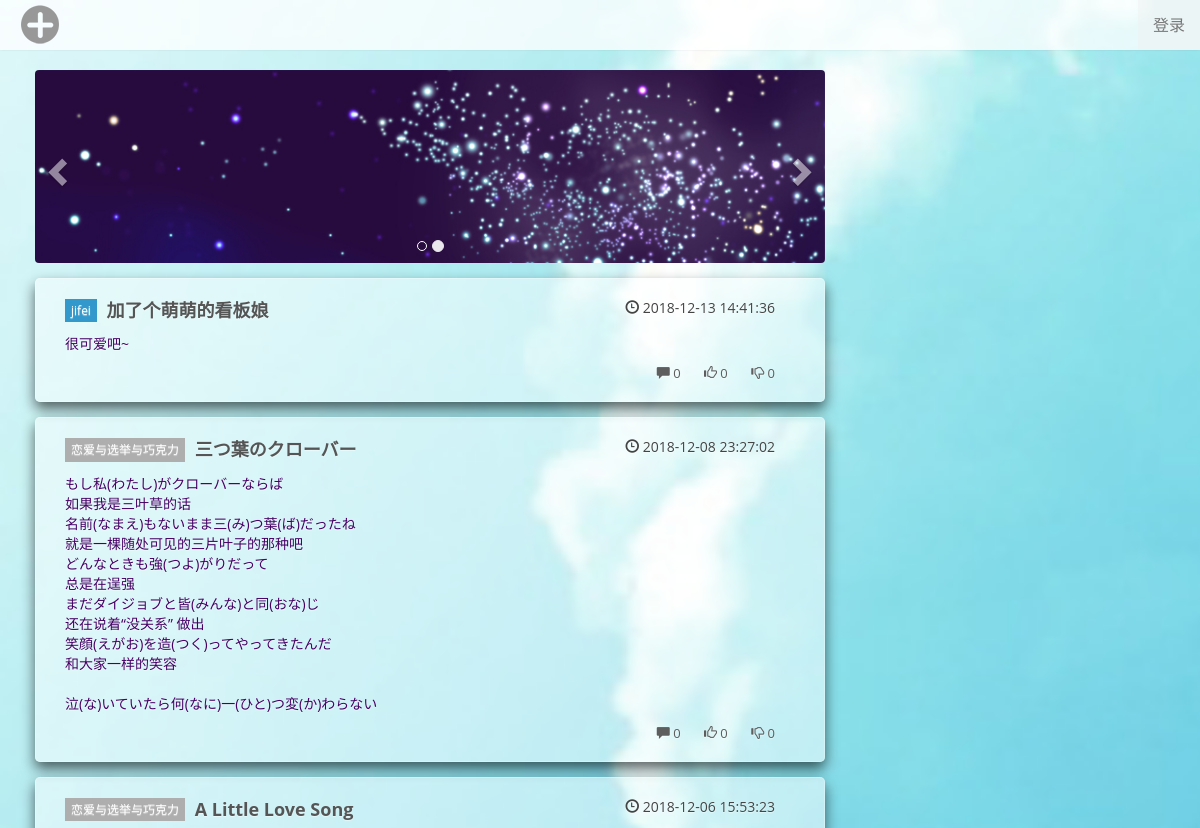
/all/ (upper part), run on an earlier commit of the app's database.
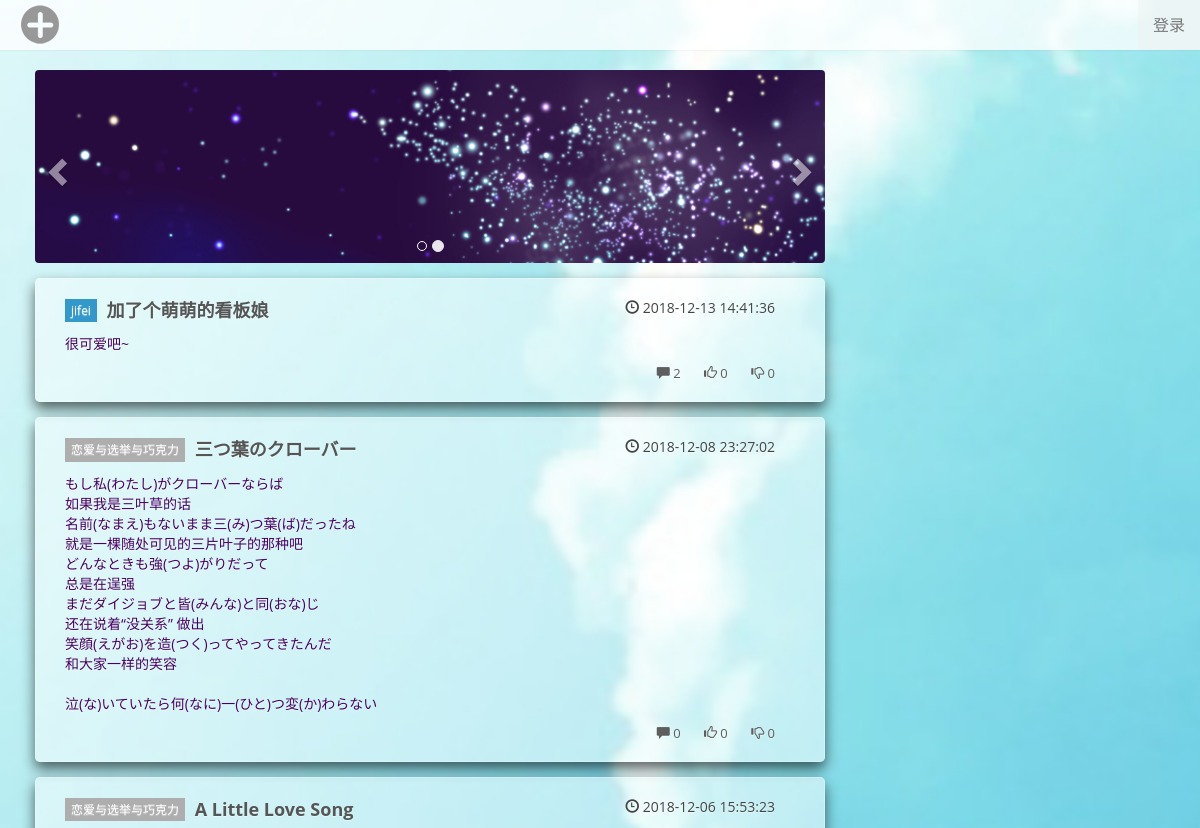
And on a later commit of the database.
### Post/models.py (models this page shows, shortened)
class Post(models.Model):
    postId=models.AutoField(primary_key=True)
    userId=models.ForeignKey(to="User.User",to_field="userId",on_delete=models.CASCADE)
    crTime=models.IntegerField()
    head=models.CharField(max_length=20)
    content=models.CharField(max_length=2000)
    repNum=models.IntegerField(default=0)
    prNum=models.IntegerField(default=0)
    ctrNum=models.IntegerField(default=0)
    readNum=models.IntegerField(default=0)

### Post/views.py (the view)
# urls.py: path('', views.all),
def all(request):
    id=request.GET.get("page")
    if(id==None):
        id=1
    response=getPage(id)
    if(len(response)==0):
        return HttpResponse("没有这一页哦")
    pNnum=Num//20#计算总页数
    if(Num%20!=0):
        pNnum+=1
    info={"Pnum":pNnum,"uname":"登录"}
    uname=request.session.get("uname")
    if(uname!=None):
        info["uname"]=uname
    return render(request, 'Post/all.html', {"data":response,"info":info})

### Post/views.py (called while the page is built)
def postDic(uname,sex,crtime,head,content,prNum,ctrNum,repNum,postId):
    date=datetime.fromtimestamp(crtime).__str__()
    sex=sexF[sex]
    return {"uname":uname,"sex":sex,"crtime":date,"head":head,"content":content,"prNum":prNum,"ctrNum":ctrNum,"repNum":repNum,"postId":postId}

def getPostByOrder(be,ed):
    be-=1#因为实际上下标从0开始
    response = []
    with connection.cursor() as cursor:
        cursor.execute(
            "select uname,sex,crtime,head,content,prNum,ctrNum,repNum,postId "
            "from Post_post,User_user where userId_id=userId "
            "order by crTime desc "
            "limit %s offset %s",[ed-be,be])
        data = cursor.fetchall()
    for i in data:
        response.append(postDic(*i))
    return response

def getPage(id):
    id=int(id)
    if(id<1):
        id=1
    if((id-1)*MAX>=Num):
        return []
    return getPostByOrder((id-1)*MAX,id*MAX)

### templates/Post/all.html (shortened to what this page needs)
<!doctype html>
<html lang="zh-CN">
<head>
    <link rel="stylesheet" type="text/css" href="/static/public/css/bootstrap.min.css">
    <link rel="stylesheet" type="text/css" href="/static/public/css/nprogress.css">
    <link rel="stylesheet" type="text/css" href="/static/public/css/style.css">
    <link rel="stylesheet" type="text/css" href="/static/public/css/font-awesome.min.css">
    <link rel="stylesheet" href="/static/kanban/css/live2d.css" />
</head>
<body class="user-select"
      style="background-image: url(/static/public/img/bg.jpg); background-size:cover ; background-attachment: fixed;">
<header class="header">
    <nav class="navbar navbar-default" id="navbar" style="position: relative; top: 0px;">
        <div class="container">
            <div class="navbar-header">
                <h1 class="logo hvr-bounce-in"><a href="./new" title="发帖"><img
                        src="/static/public/img/add.png" alt="发帖"></a></h1>
            </div>
            <ul class="nav navbar-nav navbar-right" style="background-color: #ffffff6b;">
                <li><a style="height: 50px" href="../user/set">{{ info.uname }}</a></li>
            </ul>
        </div>
    </nav>
</header>
<section class="container">
    <div class="content-wrap">
        <div class="content">
            <div id="focusslide" class="carousel slide" data-ride="carousel">
                <ol class="carousel-indicators">
                    <li data-target="#focusslide" data-slide-to="0" class=""></li>
                    <li data-target="#focusslide" data-slide-to="1" class="active"></li>
                </ol>
                <div class="carousel-inner" role="listbox">
                    <div class="item active">
                        <a >
                            <img src="/static/public/img/show2.jpg"
                                 class="img-responsive"></a>
                    </div>
                </div>
                <a class="left carousel-control" href="#focusslide" role="button" data-slide="prev"
                   rel="nofollow"> <span class="glyphicon glyphicon-chevron-left"
                                         aria-hidden="true"></span> <span class="sr-only">上一个</span>
                </a> <a class="right carousel-control" href="#focusslide" role="button"
                        data-slide="next" rel="nofollow"> <span
                    class="glyphicon glyphicon-chevron-right" aria-hidden="true"></span>  </a></div>
            {% for post in data %}
                <article class="excerpt">
                    <header>
                        <a class="cat" style="background-color: {{ post.sex }};">
                            {{ post.uname }}
                        </a>
                        <h2>
                            <a target="_blank" href="./{{ post.postId }}">
                                {{ post.head }}
                            </a>
                        </h2>
                        <time class="time" style="float: right"><i class="glyphicon glyphicon-time"></i>
                            {{ post.crtime }}
                        </time>
                    </header>
                    <p class="note">{{ post.content }}<p class="meta">
                        <span class="comment" title="评论"><i class="glyphicon glyphicon-comment"></i> {{ post.repNum }}</span>
                        <span class="like" title="赞"><i class="glyphicon glyphicon-thumbs-up"></i> {{ post.prNum }}</span>
                        <span class="hate" title="踩"><i class="glyphicon glyphicon-thumbs-down"></i> {{ post.ctrNum }}</span>
                    </p>
                </article>
            {% endfor %}
        </div>
    </div>
</section>
</body>
</html>

What changed in the data, as far as the page shows it:
changed Post "加了个萌萌的看板娘": repNum "0" → "2"
